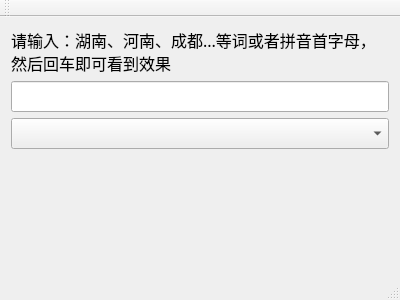
<?xml version="1.0" encoding="UTF-8"?>
<ui version="4.0">
 <class>MainWindow</class>
 <widget class="QMainWindow" name="MainWindow">
  <property name="geometry">
   <rect>
    <x>0</x>
    <y>0</y>
    <width>400</width>
    <height>300</height>
   </rect>
  </property>
  <property name="font">
   <font>
    <family>微软雅黑</family>
    <pointsize>12</pointsize>
   </font>
  </property>
  <property name="windowTitle">
   <string>MainWindow</string>
  </property>
  <widget class="QWidget" name="centralWidget">
   <layout class="QVBoxLayout" name="verticalLayout">
    <item>
     <widget class="QLabel" name="label">
      <property name="text">
       <string>请输入：湖南、河南、成都...等词或者拼音首字母，然后回车即可看到效果</string>
      </property>
      <property name="wordWrap">
       <bool>true</bool>
      </property>
     </widget>
    </item>
    <item>
     <widget class="QLineEdit" name="lineEdit"/>
    </item>
    <item>
     <widget class="QComboBox" name="comboBox"/>
    </item>
    <item>
     <spacer name="verticalSpacer">
      <property name="orientation">
       <enum>Qt::Vertical</enum>
      </property>
      <property name="sizeHint" stdset="0">
       <size>
        <width>20</width>
        <height>148</height>
       </size>
      </property>
     </spacer>
    </item>
   </layout>
  </widget>
  <widget class="QMenuBar" name="menuBar">
   <property name="geometry">
    <rect>
     <x>0</x>
     <y>0</y>
     <width>400</width>
     <height>23</height>
    </rect>
   </property>
  </widget>
  <widget class="QToolBar" name="mainToolBar">
   <attribute name="toolBarArea">
    <enum>TopToolBarArea</enum>
   </attribute>
   <attribute name="toolBarBreak">
    <bool>false</bool>
   </attribute>
  </widget>
  <widget class="QStatusBar" name="statusBar"/>
 </widget>
 <layoutdefault spacing="6" margin="11"/>
 <resources/>
 <connections/>
</ui>
